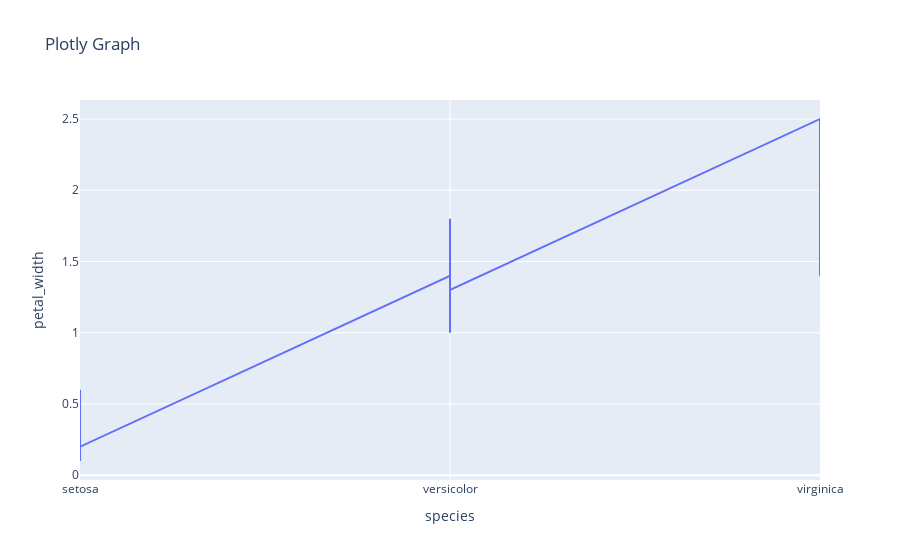

This figure's notebook cell:
### Markdown cell above
## Line

### Code cell
fig = px.line(df, x="species", y="petal_width", title = "Plotly Graph")

fig.show()

### Figure 1 — Plotly figure (JSON) as saved in the notebook; plotly's stock layout.template omitted (floating-point values rounded to 4 significant figures; data arrays with more than 128 entries replaced by an {"elided": "..."} marker saying what was removed)
{"data": [{"hovertemplate": "species=%{x}<br>petal_width=%{y}<extra></extra>", "legendgroup": "", "line": {"color": "#636efa", "dash": "solid"}, "marker": {"symbol": "circle"}, "mode": "lines", "name": "", "orientation": "v", "showlegend": false, "type": "scatter", "x": {"elided": "150 str values"}, "xaxis": "x", "y": {"elided": "150 float values"}, "yaxis": "y"}], "layout": {"autosize": true, "legend": {"tracegroupgap": 0}, "title": {"text": "Plotly Graph"}, "xaxis": {"anchor": "y", "autorange": true, "domain": [0, 1], "range": [0, 2], "title": {"text": "species"}, "type": "category"}, "yaxis": {"anchor": "x", "autorange": true, "domain": [0, 1], "range": [-0.03333, 2.633], "title": {"text": "petal_width"}, "type": "linear"}}}
